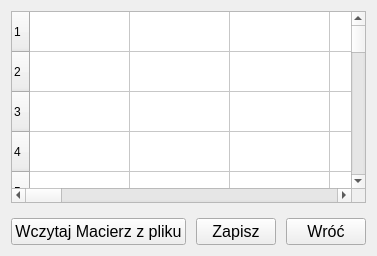
      <widget class="QWidget" name="page_matrix_load">
       <layout class="QGridLayout" name="gridLayout_4">
        <item row="0" column="0">
         <layout class="QVBoxLayout" name="verticalLayout_3" stretch="10,1">
          <property name="spacing">
           <number>15</number>
          </property>
          <item>
           <widget class="QTableWidget" name="matl_matrix">
            <property name="font">
             <font>
              <pointsize>9</pointsize>
             </font>
            </property>
            <property name="lineWidth">
             <number>1</number>
            </property>
            <property name="sizeAdjustPolicy">
             <enum>QAbstractScrollArea::AdjustIgnored</enum>
            </property>
            <property name="autoScrollMargin">
             <number>16</number>
            </property>
            <property name="showGrid">
             <bool>true</bool>
            </property>
            <property name="gridStyle">
             <enum>Qt::SolidLine</enum>
            </property>
            <property name="sortingEnabled">
             <bool>false</bool>
            </property>
            <property name="wordWrap">
             <bool>true</bool>
            </property>
            <property name="cornerButtonEnabled">
             <bool>true</bool>
            </property>
            <property name="rowCount">
             <number>26</number>
            </property>
            <property name="columnCount">
             <number>26</number>
            </property>
            <attribute name="horizontalHeaderVisible">
             <bool>false</bool>
            </attribute>
            <attribute name="horizontalHeaderCascadingSectionResizes">
             <bool>false</bool>
            </attribute>
            <attribute name="horizontalHeaderMinimumSectionSize">
             <number>30</number>
            </attribute>
            <attribute name="horizontalHeaderDefaultSectionSize">
             <number>100</number>
            </attribute>
            <attribute name="horizontalHeaderHighlightSections">
             <bool>true</bool>
            </attribute>
            <attribute name="horizontalHeaderShowSortIndicator" stdset="0">
             <bool>false</bool>
            </attribute>
            <attribute name="horizontalHeaderStretchLastSection">
             <bool>false</bool>
            </attribute>
            <attribute name="verticalHeaderMinimumSectionSize">
             <number>30</number>
            </attribute>
            <attribute name="verticalHeaderDefaultSectionSize">
             <number>40</number>
            </attribute>
            <attribute name="verticalHeaderShowSortIndicator" stdset="0">
             <bool>false</bool>
            </attribute>
            <attribute name="verticalHeaderStretchLastSection">
             <bool>false</bool>
            </attribute>
            <row>
             <property name="text">
              <string>1</string>
             </property>
            </row>
            <row>
             <property name="text">
              <string>2</string>
             </property>
            </row>
            <row>
             <property name="text">
              <string>3</string>
             </property>
            </row>
            <row>
             <property name="text">
              <string>4</string>
             </property>
            </row>
            <row>
             <property name="text">
              <string>5</string>
             </property>
            </row>
            <row>
             <property name="text">
              <string>6</string>
             </property>
            </row>
            <row>
             <property name="text">
              <string>7</string>
             </property>
            </row>
            <row>
             <property name="text">
              <string>8</string>
             </property>
            </row>
            <row>
             <property name="text">
              <string>9</string>
             </property>
            </row>
            <row>
             <property name="text">
              <string>11</string>
             </property>
            </row>
            <row>
             <property name="text">
              <string>12</string>
             </property>
            </row>
            <row>
             <property name="text">
              <string>13</string>
             </property>
            </row>
            <row>
             <property name="text">
              <string>13</string>
             </property>
            </row>
            <row>
             <property name="text">
              <string>14</string>
             </property>
            </row>
            <row>
             <property name="text">
              <string>15</string>
             </property>
            </row>
            <row>
             <property name="text">
              <string>16</string>
             </property>
            </row>
            <row>
             <property name="text">
              <string>17</string>
             </property>
            </row>
            <row>
             <property name="text">
              <string>18</string>
             </property>
            </row>
            <row>
             <property name="text">
              <string>19</string>
             </property>
            </row>
            <row>
             <property name="text">
              <string>20</string>
             </property>
            </row>
            <row>
             <property name="text">
              <string>21</string>
             </property>
            </row>
            <row>
             <property name="text">
              <string>22</string>
             </property>
            </row>
            <row>
             <property name="text">
              <string>23</string>
             </property>
            </row>
            <row>
             <property name="text">
              <string>24</string>
             </property>
            </row>
            <row>
             <property name="text">
              <string>25</string>
             </property>
            </row>
            <row>
             <property name="text">
              <string>26</string>
             </property>
            </row>
            <column>
             <property name="text">
              <string>A</string>
             </property>
            </column>
            <column>
             <property name="text">
              <string>B</string>
             </property>
            </column>
            <column>
             <property name="text">
              <string>C</string>
             </property>
            </column>
            <column>
             <property name="text">
              <string>D</string>
             </property>
            </column>
            <column>
             <property name="text">
              <string>E</string>
             </property>
            </column>
            <column>
             <property name="text">
              <string>F</string>
             </property>
            </column>
            <column>
             <property name="text">
              <string>G</string>
             </property>
            </column>
            <column>
             <property name="text">
              <string>H</string>
             </property>
            </column>
            <column>
             <property name="text">
              <string>I</string>
             </property>
            </column>
            <column>
             <property name="text">
              <string>J</string>
             </property>
            </column>
            <column>
             <property name="text">
              <string>K</string>
             </property>
            </column>
            <column>
             <property name="text">
              <string>L</string>
             </property>
            </column>
            <column>
             <property name="text">
              <string>M</string>
             </property>
            </column>
            <column>
             <property name="text">
              <string>N</string>
             </property>
            </column>
            <column>
             <property name="text">
              <string>O</string>
             </property>
            </column>
            <column>
             <property name="text">
              <string>P</string>
             </property>
            </column>
            <column>
             <property name="text">
              <string>Q</string>
             </property>
            </column>
            <column>
             <property name="text">
              <string>R</string>
             </property>
            </column>
            <column>
             <property name="text">
              <string>S</string>
             </property>
            </column>
            <column>
             <property name="text">
              <string>T</string>
             </property>
            </column>
            <column>
             <property name="text">
              <string>U</string>
             </property>
            </column>
            <column>
             <property name="text">
              <string>V</string>
             </property>
            </column>
            <column>
             <property name="text">
              <string>W</string>
             </property>
            </column>
            <column>
             <property name="text">
              <string>X</string>
             </property>
            </column>
            <column>
             <property name="text">
              <string>Y</string>
             </property>
            </column>
            <column>
             <property name="text">
              <string>Z</string>
             </property>
            </column>
           </widget>
          </item>
          <item>
           <layout class="QHBoxLayout" name="horizontalLayout_2" stretch="3,1,1">
            <property name="spacing">
             <number>10</number>
            </property>
            <item>
             <widget class="QPushButton" name="matl_button_load">
              <property name="sizePolicy">
               <sizepolicy hsizetype="Expanding" vsizetype="Expanding">
                <horstretch>0</horstretch>
                <verstretch>0</verstretch>
               </sizepolicy>
              </property>
              <property name="font">
               <font>
                <pointsize>12</pointsize>
               </font>
              </property>
              <property name="text">
               <string>Wczytaj Macierz z pliku</string>
              </property>
             </widget>
            </item>
            <item>
             <widget class="QPushButton" name="matl_button_save">
              <property name="sizePolicy">
               <sizepolicy hsizetype="Expanding" vsizetype="Expanding">
                <horstretch>0</horstretch>
                <verstretch>0</verstretch>
               </sizepolicy>
              </property>
              <property name="font">
               <font>
                <pointsize>12</pointsize>
               </font>
              </property>
              <property name="text">
               <string>Zapisz</string>
              </property>
             </widget>
            </item>
            <item>
             <widget class="QPushButton" name="matl_button_goback">
              <property name="sizePolicy">
               <sizepolicy hsizetype="Expanding" vsizetype="Expanding">
                <horstretch>0</horstretch>
                <verstretch>0</verstretch>
               </sizepolicy>
              </property>
              <property name="font">
               <font>
                <pointsize>12</pointsize>
               </font>
              </property>
              <property name="text">
               <string>Wróć</string>
              </property>
             </widget>
            </item>
           </layout>
          </item>
         </layout>
        </item>
       </layout>
      </widget>
